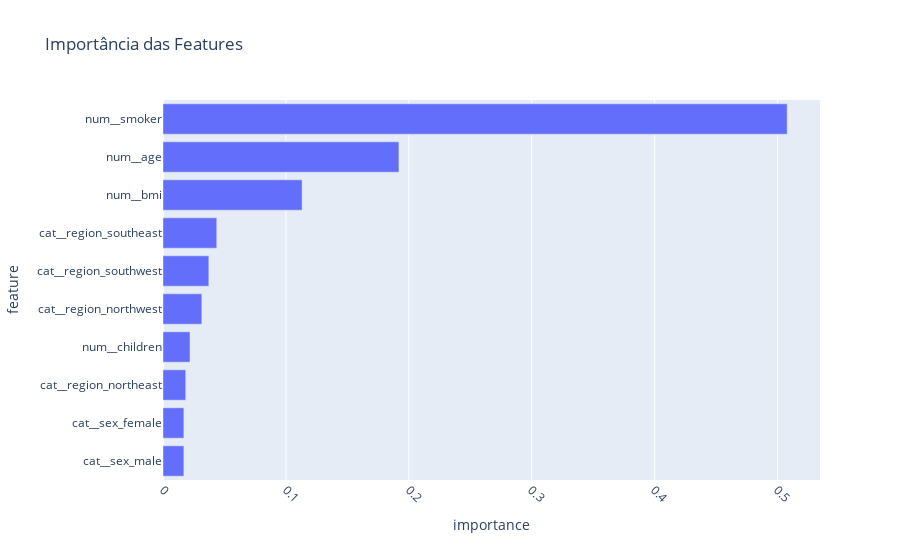

Source (notebook cell):
### Code cell
# Criar o grafico de barras com a importancia das features
fig = px.bar(importance_df,
             x='importance',
             y='feature',
             title='Importância das Features',
             orientation='h')

fig.update_xaxes(tickangle=45)
fig.show()

### Figure 1 — Plotly figure (JSON) as saved in the notebook; plotly's stock layout.template omitted (floating-point values rounded to 4 significant figures)
{"data": [{"hovertemplate": "importance=%{x}<br>feature=%{y}<extra></extra>", "legendgroup": "", "marker": {"color": "#636efa", "pattern": {"shape": ""}}, "name": "", "orientation": "h", "showlegend": false, "textposition": "auto", "type": "bar", "x": [0.017, 0.017, 0.01852, 0.02196, 0.0316, 0.03728, 0.04373, 0.1132, 0.1919, 0.5078], "xaxis": "x", "y": ["cat__sex_male", "cat__sex_female", "cat__region_northeast", "num__children", "cat__region_northwest", "cat__region_southwest", "cat__region_southeast", "num__bmi", "num__age", "num__smoker"], "yaxis": "y"}], "layout": {"barmode": "relative", "legend": {"tracegroupgap": 0}, "title": {"text": "Importância das Features"}, "xaxis": {"anchor": "y", "domain": [0, 1], "tickangle": 45, "title": {"text": "importance"}}, "yaxis": {"anchor": "x", "domain": [0, 1], "title": {"text": "feature"}}}}
